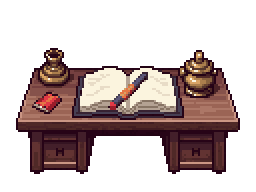
#> input picture nguon/pixellab/maps/c/banphan.png, 128 x 96 px, given as the content of the folder ../../nguon/pixellab/maps/c/banphan.png/frames, which was not available (shown 2 times larger)
$ python gold.py ../../nguon/pixellab/maps/c/banphan.png ../../nguon/pixellab/maps/c/bienngan_hoa.png ../../nguon/pixellab/maps/c/bienngan_hoa.png
#> lines starting #> are read from the running program, lines starting #| are printed output that depends on the picture
import sys,glob,colorsys,json
from PIL import Image
R,out,mode=sys.argv[1],sys.argv[2],sys.argv[3]   # mode: gold | keep
RAMP=[(71,28,21),(129,67,28),(181,76,28),(212,127,26),(242,156,45),(249,179,34),(253,204,66),(255,236,160)]
def g(p):
    r,gg,b,a=p
    if a==0 or mode=='keep':return p
    h,l,s=colorsys.rgb_to_hls(r/255,gg/255,b/255)
    hue=h*360
    eff=(s>0.35 and (hue<14 or hue>335)) or (s>0.08 and 230<hue<335) or (l>0.86 and s<0.5)   # đỏ, tím, trắng của hiệu ứng; giữ bụi nâu
    if not eff:return p
    lum=(0.3*r+0.59*gg+0.11*b)/255
    i=min(len(RAMP)-1,int(lum*1.35*len(RAMP)))
    c=RAMP[i];return (c[0],c[1],c[2],a)
fs=sorted(glob.glob(R+'/frames/*.png'));ims=[Image.open(f).convert('RGBA') for f in fs]
#> after `ims = [Image.open(f).convert('RGBA') for f in fs]`: ims = 1 item
bb=None
for im in ims:
    b=im.getbbox()
    if b:bb=b if bb is None else (min(bb[0],b[0]),min(bb[1],b[1]),max(bb[2],b[2]),max(bb[3],b[3]))
#> this loop made 1 pass
#> bb on pass 1: (8, 24, 120, 87)
bb=(bb[0]-1,bb[1]-1,bb[2]+1,bb[3]+1);w,h=bb[2]-bb[0],bb[3]-bb[1]
#> after `bb = (bb[0] - 1, bb[1] - 1, bb[2] + 1, bb[3] + 1)`: bb = (7, 23, 121, 88)
#> after `w, h = (bb[2] - bb[0], bb[3] - bb[1])`: w = 114; h = 65
sh=Image.new('RGBA',(w*len(ims),h))
#> sh: PIL image 114x65 RGBA; every value is 0
for i,im in enumerate(ims):
    c=im.crop(bb);c.putdata([g(p) for p in c.getdata()]);sh.paste(c,(i*w,0))
#> this loop made 1 pass
#> pass 1, `c = im.crop(bb)`:
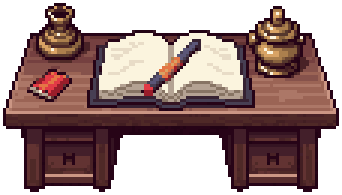
#> c: PIL image 114x65 RGBA (shown 3 times larger); mean R, G, B, A 76.2, 52.6, 50.8, 165.9; transparent parts drawn white
#> after the loop:
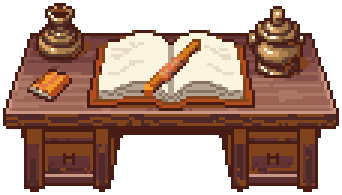
#> c: PIL image 114x65 RGBA (shown 3 times larger); mean R, G, B, A 89.6, 60.5, 48.2, 165.9; transparent parts drawn white
sh.save(out);print(json.dumps({'w':w,'h':h,'c':len(ims),'n':len(ims),'px':160-bb[0],'py':160-bb[1]}))
#| {"w": 114, "h": 65, "c": 1, "n": 1, "px": 153, "py": 137}

$ run again, on nguon/pixellab/maps/c/loncong.png
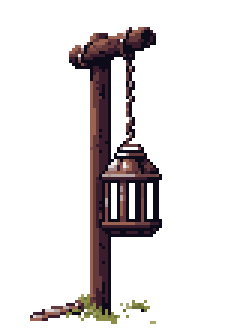
#> input picture nguon/pixellab/maps/c/loncong.png, 80 x 112 px, given as the content of the folder ../../nguon/pixellab/maps/c/loncong.png/frames, which was not available (shown 3 times larger)
#> ims = 1 item
#> the loop `for im in ims:` made 1 pass
#> bb on pass 1: (10, 9, 54, 108)
#> `bb = (bb[0] - 1, bb[1] - 1, bb[2] + 1, bb[3] + 1)`: bb = (9, 8, 55, 109)
#> `w, h = (bb[2] - bb[0], bb[3] - bb[1])`: w = 46; h = 101
#> sh: PIL image 46x101 RGBA; every value is 0
#> the loop `for i,im in enumerate(ims):` made 1 pass
#> pass 1, `c = im.crop(bb)`:
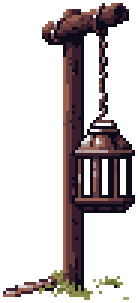
#> c: PIL image 46x101 RGBA (shown 3 times larger); mean R, G, B, A 22.4, 15.2, 16.3, 76.9; transparent parts drawn white
#> after the loop `for i,im in enumerate(ims):`:
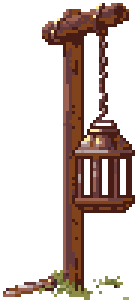
#> c: PIL image 46x101 RGBA (shown 3 times larger); mean R, G, B, A 33.2, 19.5, 14.4, 76.9; transparent parts drawn white
#| {"w": 46, "h": 101, "c": 1, "n": 1, "px": 151, "py": 152}
